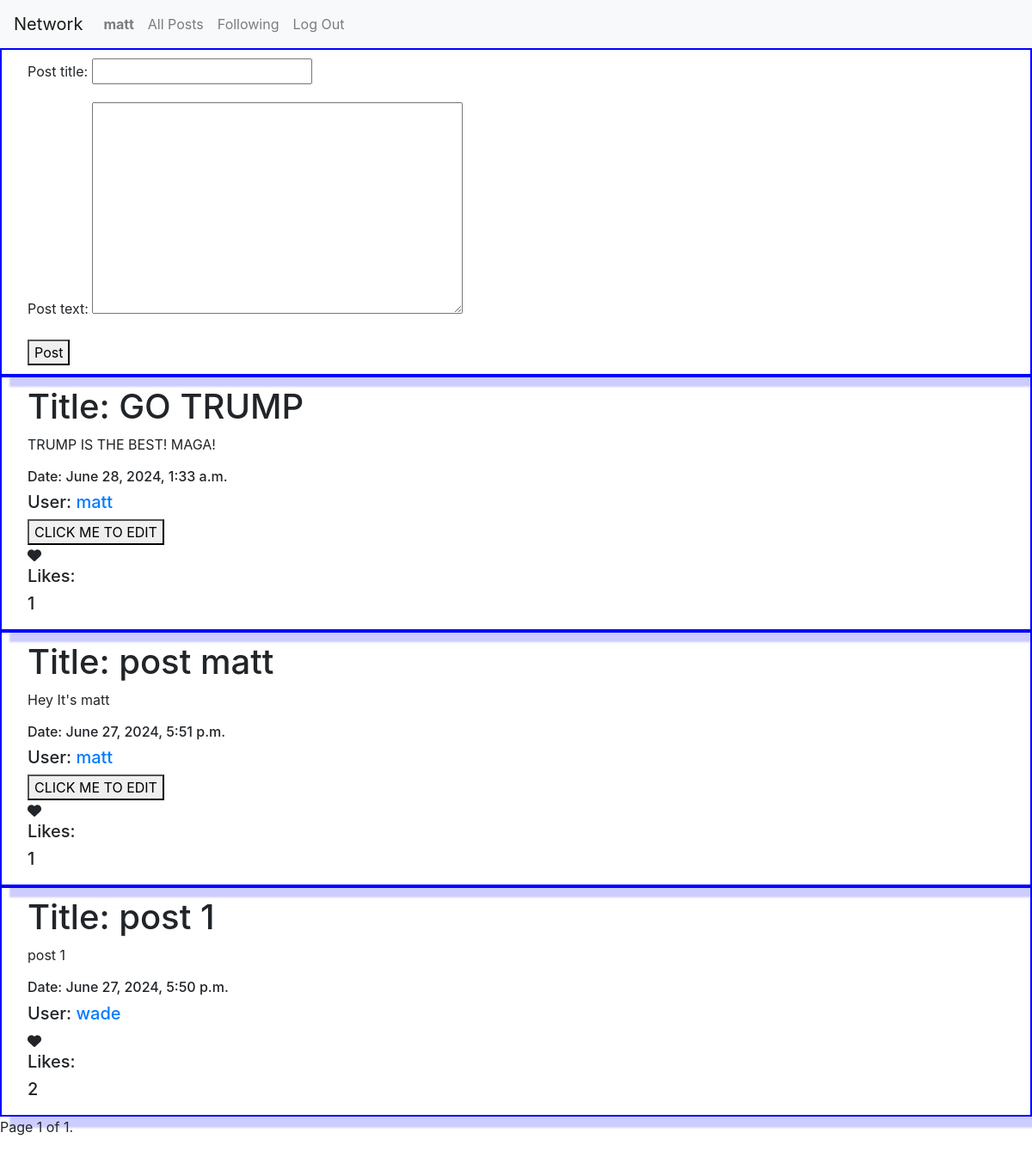
/ (signed in), run on an earlier commit of the app's database.
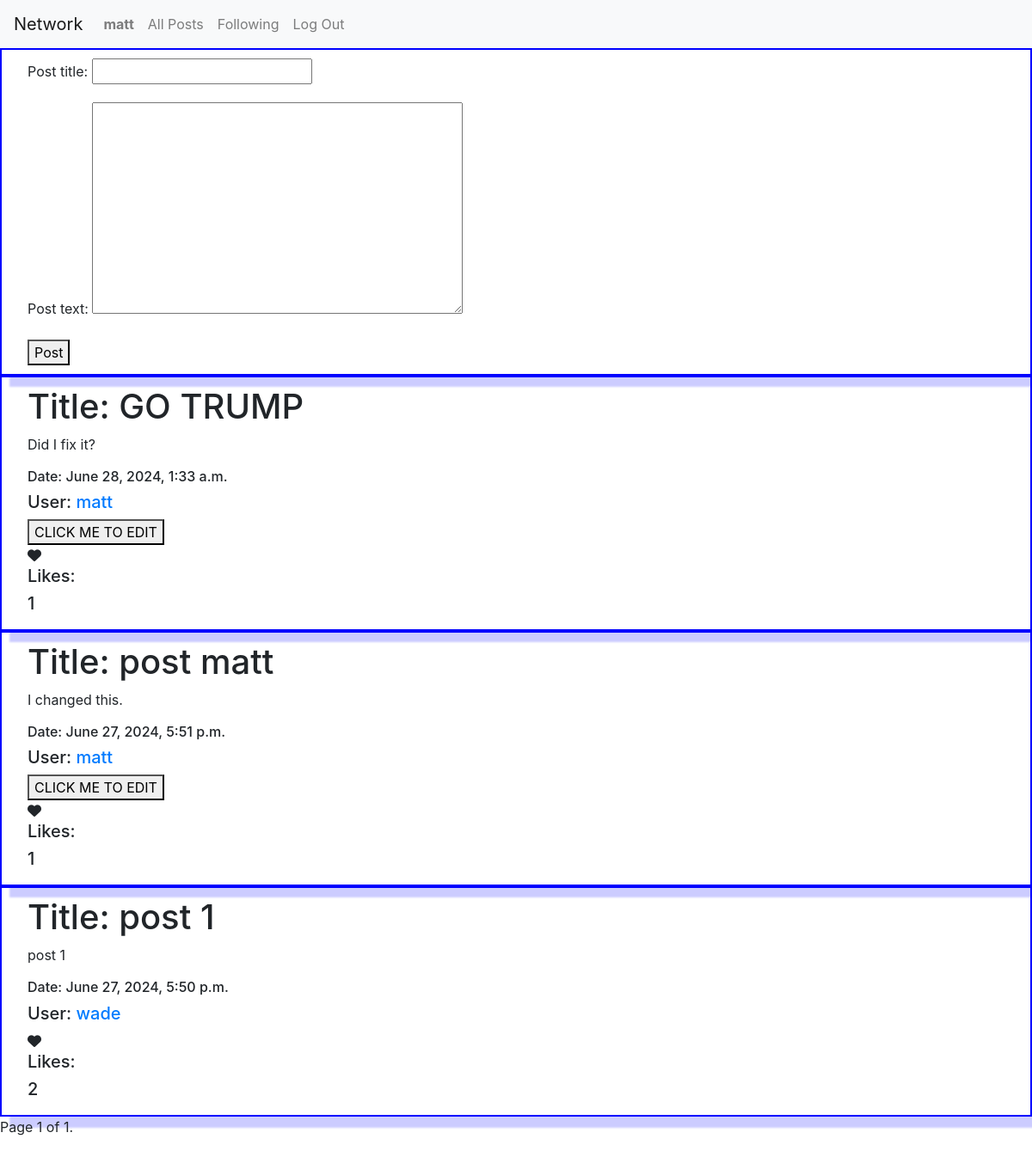
And on a later commit of the database.
### network/models.py (models this page shows)
class Posts(models.Model):
    post_title=models.CharField(max_length=20) #title
    post_text=models.TextField(max_length=330) #text
    likes=models.ManyToManyField(User,related_name="post_likes", blank=True) #likes, will be many users
    post_date=models.DateTimeField(auto_now_add=True) #date/time
    user=models.ForeignKey(User, related_name="post_author", on_delete=models.CASCADE) #user id foreign key

class User(AbstractUser):
    pass

### network/views.py (the view, shortened to what this page needs)
# urls.py: path("", views.index, name="index"),
@login_required(login_url='login')  #requires user to be logged in to post and view forum
def index(request):
    form1=PostForm()                  #request post form
    posts=Posts.objects.all()        # gets all posts and paginates them when returning a render of the index view
    posts=posts.order_by("-post_date") # order posts by date
    for post in posts:                     # loop through all ordered posts and add a temporary attribute of the number of likes per post
        post.likes_counts=post.likes.count()
        post.likers=[user.id for user in post.likes.all()]
    p=Paginator(posts,10)            # paginating
    page_number=request.GET.get('page')
    page_obj=p.get_page(page_number)
    return render(request, "network/index.html", {'form1':form1, 'page_obj':page_obj})

### network/forms.py
class PostForm(forms.ModelForm):
    class Meta:
        model = Posts
        fields = ['post_title', 'post_text']

### network/templates/network/index.html (shortened to what this page needs)
{% extends "network/layout.html" %}
{% block body %}
<form method="POST" class="wade_form">
    {{ form1.as_p }}
    <button type="submit">Post</button>
</form>
{% for page in page_obj %}
<div class="post" data-post-id="{{page.id}}"><h1>Title: {{page.post_title}}</h1>
    <p>{{page.post_text}}</p>
    <h6>Date: {{page.post_date}}</h6>
    <h5>User: <a href="{% url 'profile' page.user.id %}">{{ page.user.username }}</a></h5>
    {% if page.user.id == request.user.id %}
<button  class="edit" data-post_id="{{page.id}}">CLICK ME TO EDIT</button>
{% endif %}
<div class="heartcontainer" data-user="{{request.user.id}}" data-post="{{page.id}}">
    {% if request.user.id in page.likers %}
    <i class="fa-solid fa-heart"></i>
{% else %}
    <i class="fa-regular fa-heart"></i>
{% endif %}
</div>
<h5>Likes:</h5>
<h5 id="likes-count-{{page.id}}">{{page.likes.count}}</h5>
</div class="endLine">
{% endfor %}
<nav aria-label="Page navigation">
    <ul class="pagination">
        {% if page_obj.paginator.num_pages > 0 %}
        <li>
        <span class="pagination">
            Page {{ page_obj.number }} of {{ page_obj.paginator.num_pages }}.
        </span>
        </li>
        {% else %}
        <H1> No pages to display</H1>
        {% endif %}
    </ul>
    </nav>
{% endblock %}

What changed in the data, as far as the page shows it:
changed Posts "GO TRUMP": post_text "TRUMP IS THE BEST! MAGA!" → "Did I fix it?"
changed Posts "post matt": post_text "Hey It's matt" → "I changed this."
